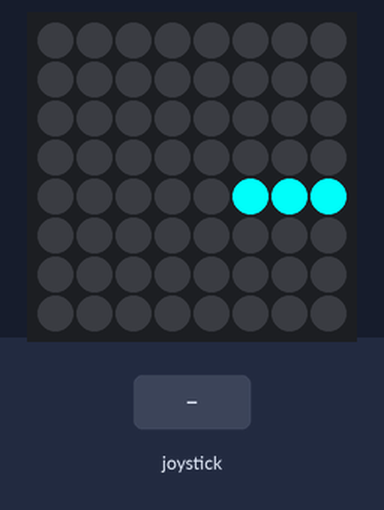
Bench run of a program on a simulated Raspberry Pi (BCM pin numbers) with a Sense HAT. Shown: the Sense HAT's 8×8 RGB LED matrix. The inputs (shaded band) are chosen by the test bench. Random numbers come from a fixed seed.

Above: at 1.2 s.
1.3 s: joystick clicked
At 3.7 s:
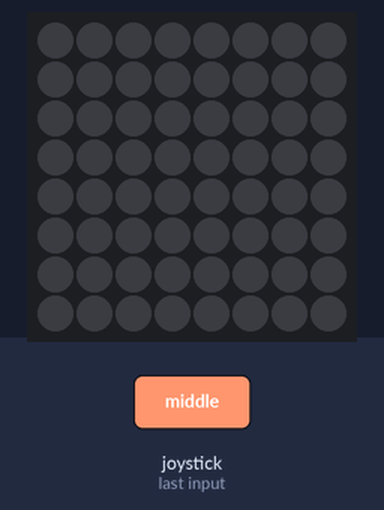
4.0 s: joystick pushed up
At 4.9 s:
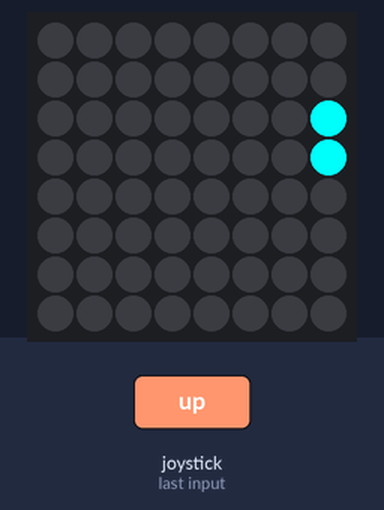
7.0 s: joystick pushed left
At 7.3 s:
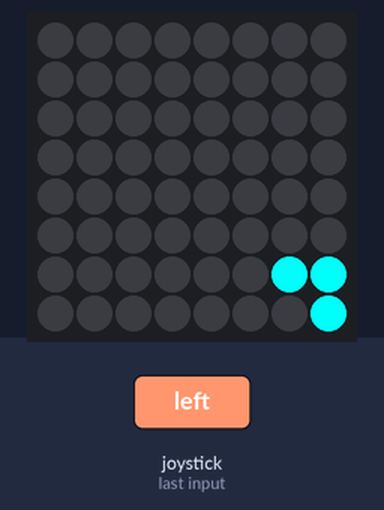
10.0 s: joystick pushed down
At 10.4 s:
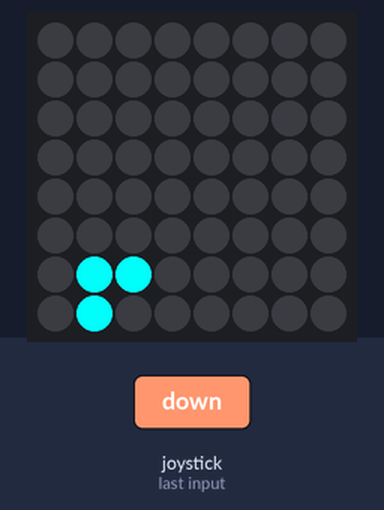
13.0 s: joystick pushed right
At 13.4 s:
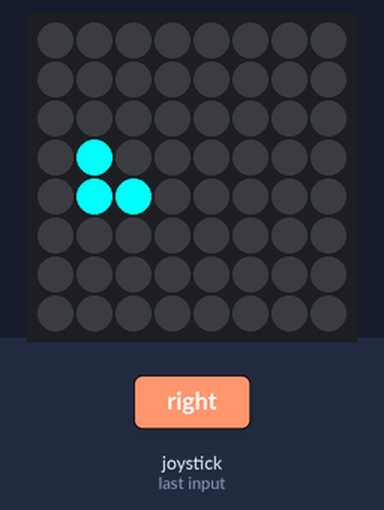
16.0 s: joystick pushed down
At 16.4 s:
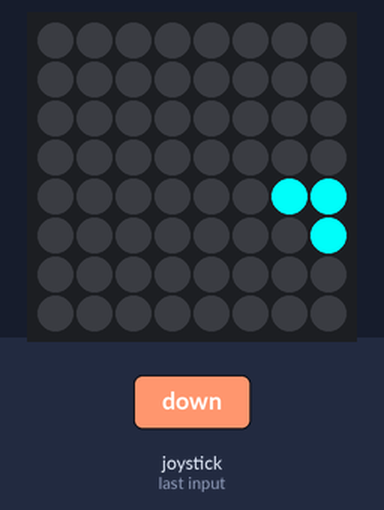
Timing chart, 0 to 19.0 s (numbered marks = the images above; inputs shaded):
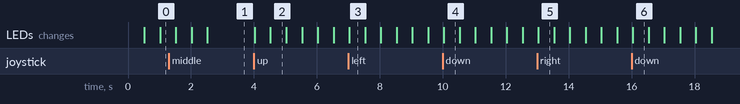

The program:

SlugiNPO.py
```python
from sense_hat import SenseHat
sense = SenseHat()
from time import *
from random import randint

slug = [[3, 4], [4, 4], [5, 4]]
direction = "right"
cyan = (0, 255, 255)
blank = (0, 0, 0)
green = (0, 0, 255)

sense.set_pixel(2, 4, blank)
sense.set_pixel(3, 4, cyan)
sense.set_pixel(4, 4, cyan)
x = randint(0, 7)
y = randint(0, 7)
new = [x, y]

def draw_slug():
    for segment in slug:
        sense.set_pixel(segment[0], segment[1], cyan)

def move():
    last = slug[-1]
    first = slug[0]
    next = list(last)
    if direction == "right":
        if last[0] + 1 == 8:
            next[0] = 0
        else:
            next[0] = last[0] + 1

    elif direction == "left":
        if last[0] - 1 == -1:
            next[0] = 7
        else:
            next[0] = last[0] - 1

    elif direction == "down":
        if last[1] + 1 == 8:
            next[1] = 0
        else:
            next[1] = last[1] + 1

    elif direction == "up":
        if last[1] - 1 == -1:
            next[1] = 7
        else:
            next[1] = last[1] - 1


    slug.append(next)
    sense.set_pixel(next[0], next[1], cyan)
    sense.set_pixel(first[0], first[1], blank)
    slug.remove(first)

def joystick_moved(event):
    global direction
    direction = event.direction

def make_veg():
    x = randint(0, 7)
    y = randint(0, 7)
    new = [x, y]
    new = slug[0]
    while new in slug:
        x = randint(0, 7)
        y = randint(0, 7)
        new = [x, y]


sense.clear()

while True:
    sleep(0.5)
    draw_slug()
    move()
    sense.stick.direction_any = joystick_moved
```

Measured:
- after the input at 4.0 s, the LEDs: first change at once (image 2 shows a later state)
- what the display in image 3 shows lasts 0.5 s, from 7.0 s to 7.5 s
